Frame 1 (no input): blank canvas, image omitted
Frame 60 (the mouse pressed at the canvas centre just before this capture): blank canvas, image omitted
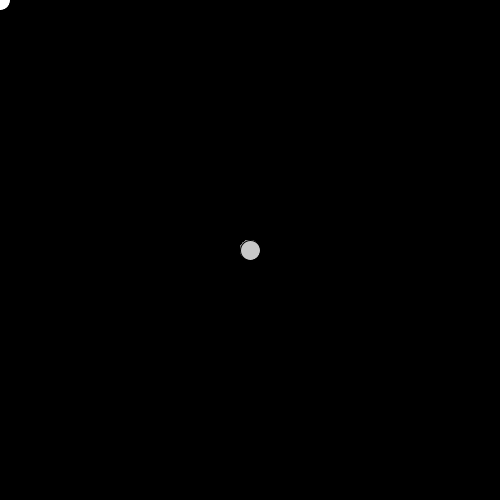
Frame 120 (the mouse held since frame 60 and released just before this capture)

The Processing sketch whose frames 1 and 60 were blank and that drew this single picture after the mouse press (run headless with seeded random() and noise(); from frame 60 on, the mouse is pressed at the canvas centre):

// Processing sketch: SimpleCircles
// ── SimpleCircles.pde
void setup() {
    size(500, 500);
    background(0);
}

void draw() {
    if (mousePressed) fill(200);
    else fill(255);
    ellipse(mouseX, mouseY, 20, 20);
}
